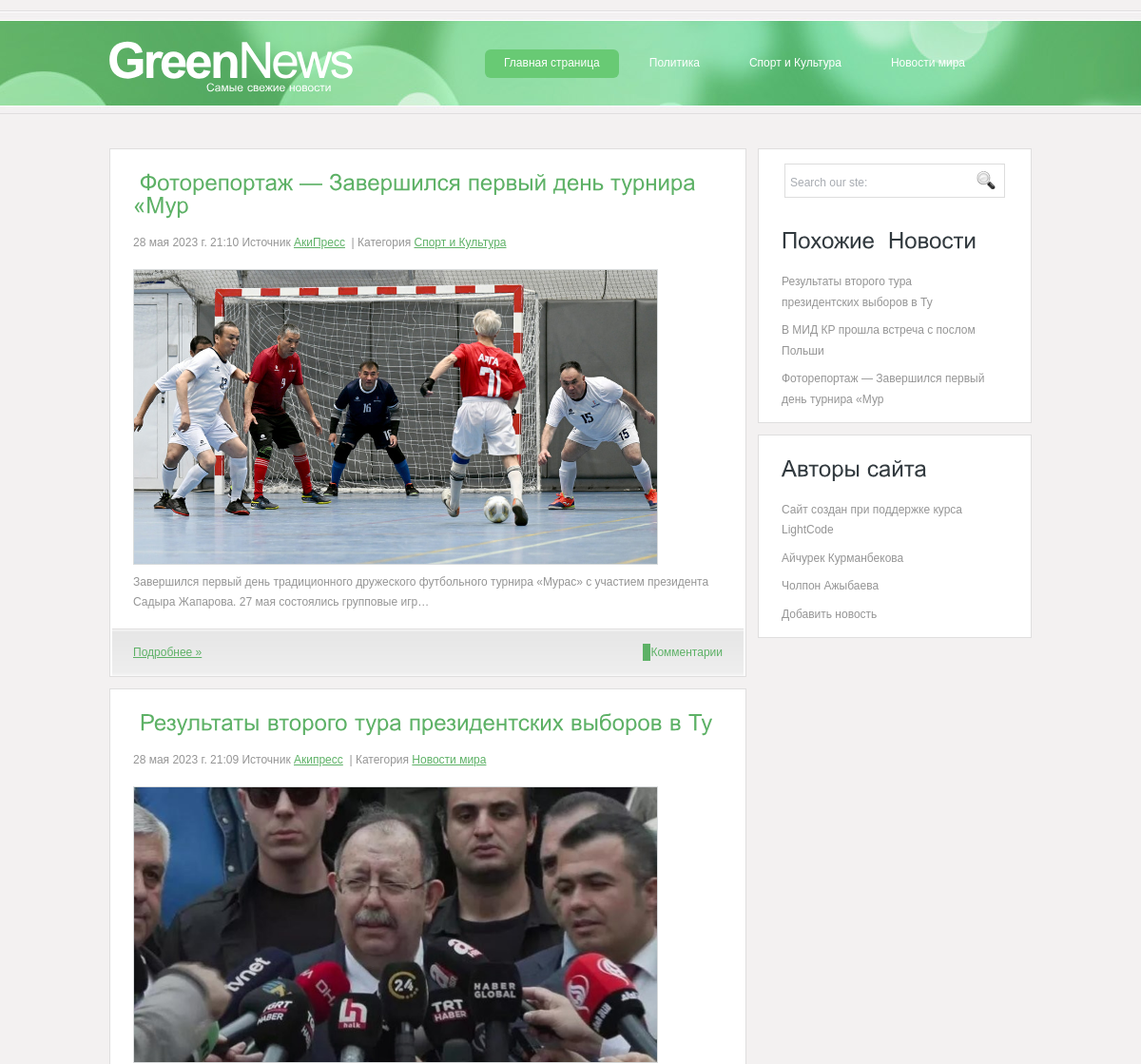
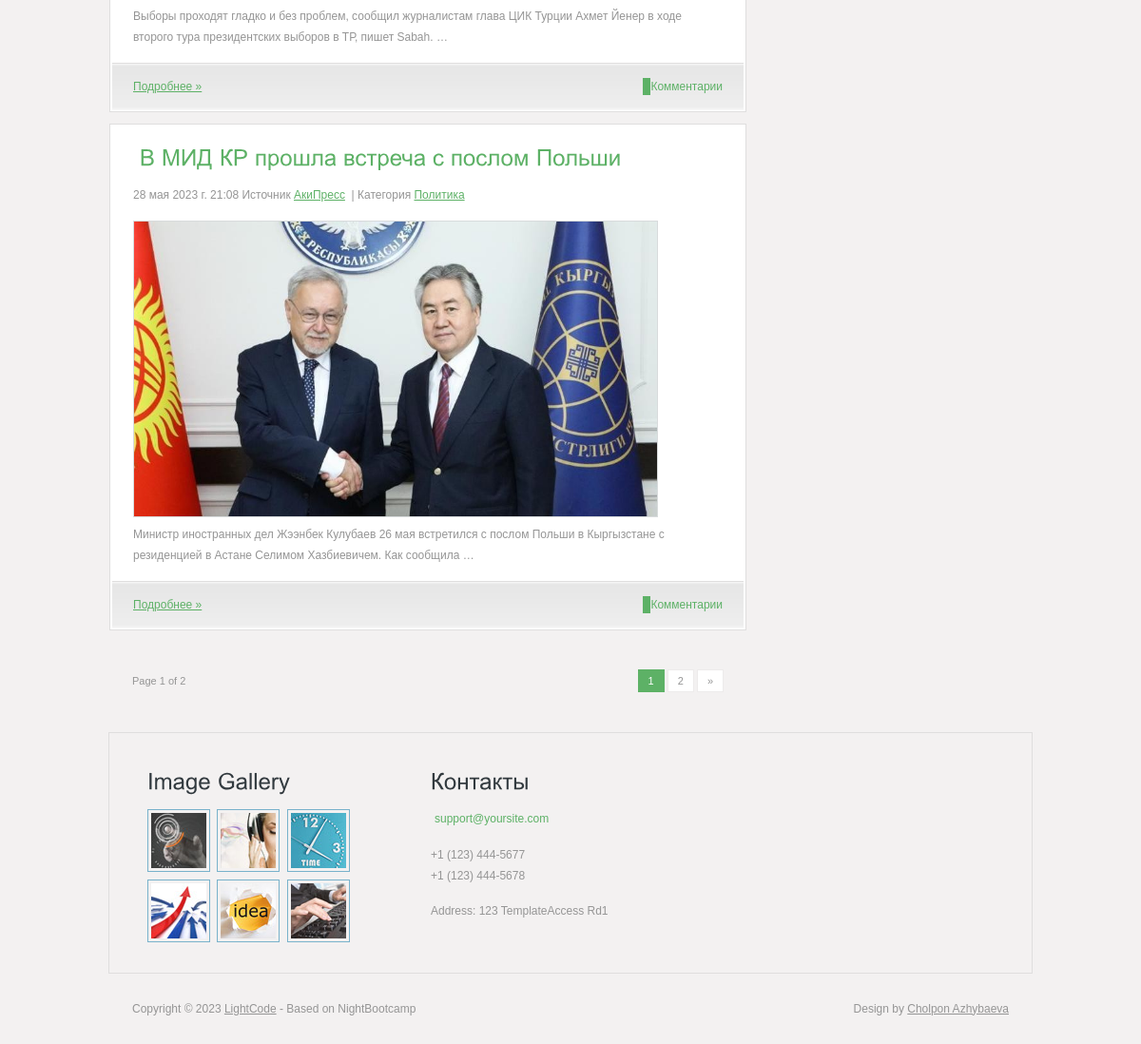
The page / on the database its author committed (2 pictures, top to bottom).
### app/models.py (models this page shows, shortened)
class Category(models.Model):
    title = models.CharField(max_length=123)
    def __str__(self):
        return self.title
    class Meta:
        verbose_name = 'Категория'
        verbose_name_plural = 'Категории'

class News(models.Model):
    title = models.CharField(max_length=50)
    owner = models.CharField(max_length=20)
    description = models.TextField()
    image = models.ImageField(upload_to='news/%Y/%m/%d/')
    created_date = models.DateTimeField(auto_now_add=True)
    category = models.ForeignKey('Category', on_delete=models.CASCADE, related_name='news')
    class Meta:
        verbose_name = 'Новость'
        verbose_name_plural = 'Новости'
        ordering = ['-created_date']

### app/views.py (the view)
# urls.py: path('', home),
def home(request):
    news = News.objects.all()
    categories = Category.objects.all()
    related_news = News.objects.all().order_by('?')[:3]
    return render(request, 'index.html', {'news': news, 'categories': categories, 'related_news': related_news})

### app/templates/index.html (shortened to what this page needs)
{% extends 'base.html' %}
{% load static %}
{% block content %}
  <div class="content">
    <div class="content_resize">
      <div class="mainbar">
        {% for i in news %}
        <div class="article">
          <h2> <a href="/news/{{ i.id }}"><span> {{ i.title }}</span> </a>  </h2>
          <p><span class="date">{{ i.created_date }}</span> Источник <a href="https://akipress.org/">{{ i.owner }}</a> &nbsp;| Категория <a href="#"> {{ i.category }}</a> </p>
          <img src="{{ i.image.url }}" width="550"  alt="" />
          <p> {{ i.description|truncatechars:150 }}</p>
          <p class="spec"><a href="/news/{{ i.id }}" class="rm">Подробнее &raquo;</a> <a href="/news/{{ i.id }}" class="com"><span></span> Комментарии </a></p>
        </div>
        {% endfor %}
        <p class="pages"><small>Page 1 of 2 &nbsp;&nbsp;&nbsp;</small> <span>1</span> <a href="#">2</a> <a href="#">&raquo;</a></p>
      </div>
  {% endblock %}

### app/templates/base.html (shortened to what this page needs)
{% load static %}
<!DOCTYPE html PUBLIC "-//W3C//DTD XHTML 1.0 Transitional//EN" "http://www.w3.org/TR/xhtml1/DTD/xhtml1-transitional.dtd">
<html xmlns="http://www.w3.org/1999/xhtml">
<head>
<link href="{% static 'style.css' %}" rel="stylesheet" type="text/css" />
</head>
<body>
<div class="main">
  <div class="header">
    <div class="header_resize">
      <div class="menu_nav">
        <ul>
          <li class="active"><a href="/">Главная страница</a></li>
          {%  for i in categories %}
            <li><a href="/category/{{ i.id }}">{{ i.title }}</a></li>
          {% endfor %}
        </ul>
      </div>
      <div class="logo">
        <h1><a href="/">Green<span>News</span></a> <small>Самые свежие новости</small></h1>
      </div>
    </div>
  </div>
{% block content %}
{% endblock %}
<div class="sidebar">
        <div class="searchform">
          <form id="formsearch" name="formsearch" method="post" action="#">
            <span>
            <input name="editbox_search" class="editbox_search" id="editbox_search" maxlength="80" value="Search our ste:" type="text" />
            </span>
            <input name="button_search" src="{% static 'images/search_btn.gif' %}" class="button_search" type="image" />
          </form>
        </div>
         <div class="gadget">
          <h2 class="star"><span>Похожие </span> Новости</h2>
             {% for news1 in related_news %}
          <ul class="sb_menu">
            <li><a href="/news/{{ news1.id }}">{{ news1.title }}</a></li>
          </ul>
             {% endfor %}
        </div>
    <div class="gadget">
          <h2 class="star"><span>Авторы сайта</span></h2>
          <ul class="ex_menu">
            <li> Сайт создан при поддержке курса <a href="https://www.instagram.com/lightcode.kg/"> LightCode</a><br />
              </li>
              <li><a href="https://www.hrw.org/about/people/aichurek-kurmanbekova">Айчурек Курманбекова</a><br />
              </li>
              <li><a href="https://www.instagram.com/cholpon_azhybaeva/">Чолпон Ажыбаева</a><br />
              </li>
          <li><a href="/contact">Добавить новость</a><br />
              </li>
          </ul>
        </div>
      </div>
    </div>
  </div>
  <div class="fbg">
    <div class="fbg_resize">
      <div class="col c1">
        <h2><span>Image Gallery</span></h2>
        <a href="#"><img src="{% static 'images/pix1.jpg' %}" width="58" height="58" alt="" /></a>
        <a href="#"><img src="{% static 'images/pix2.jpg' %}" width="58" height="58" alt="" /></a>
        <a href="#"><img src="{% static 'images/pix3.jpg' %}" width="58" height="58" alt="" /></a>
        <a href="#"><img src="{% static 'images/pix4.jpg' %}" width="58" height="58" alt="" /></a>
        <a href="#"><img src="{% static 'images/pix5.jpg' %}" width="58" height="58" alt="" /></a>
        <a href="#"><img src="{% static 'images/pix6.jpg' %}" width="58" height="58" alt="" /></a> </div>
      <div class="col c3">
        <h2><span>Контакты</span></h2>
        <p><a href="#">support@yoursite.com</a></p>
        <p>+1 (123) 444-5677<br />
          +1 (123) 444-5678</p>
        <p>Address: 123 TemplateAccess Rd1</p>
      </div>
    </div>
  </div>
   <div class="footer">
    <div class="footer_resize">
      <p class="lf">Copyright &copy; 2023 <a href="https://www.instagram.com/lightcode.kg/">LightCode</a> - Based on NightBootcamp</p>
      <p class="rf">Design by <a href="https://www.instagram.com/cholpon_azhybaeva///">Cholpon Azhybaeva</a></p>
    </div>
  </div>
</div>
</body>
</html>

### static/style.css (style rules this page uses)
body { margin:0; padding:0; width:100%; color:#959595; font:normal 12px/1.8em Arial, Helvetica, sans-serif; }
html, .main { padding:0; margin:0; }
.main { background:#f3f1f1 url(images/header_bg.jpg) repeat-x center 11px; }
.logo { padding:0; float:left; width:auto; }
h1 { margin:0; padding:40px 0; float:left; color:#fff; font:bold 52px/1.2em Arial, Helvetica, sans-serif; letter-spacing:-3px; }
h1 span { font-weight:normal; }
h1 a, h1 a:hover { color:#fff; text-decoration:none; }
h1 small { display:block; margin-top:-6px; padding:0 6px 2px 104px; font:normal 12px/1.2em Arial, Helvetica, sans-serif; letter-spacing:normal; }
h2 { font:normal 24px/1.5em Arial, Helvetica, sans-serif; padding:16px 0 8px; margin:0 0 8px; color:#323a3f; }
p { margin:8px 0; padding:0 0 8px 0; font:normal 12px/1.8em Arial, Helvetica, sans-serif; }
p.spec { margin:0 -22px; padding:14px 22px; text-align:left; border-top:1px solid #dfdede; background:url(images/spec_bg.gif) repeat-x center top; }
a { color:#5db166; text-decoration:underline; }
a.com { margin:0; padding:0; text-decoration:none; float:right; }
a.com span { padding:2px 4px; color:#fff; background-color:#5db166; }
.header, .content, .menu_nav, .fbg, .footer, form, ol, ol li, ul, .content .mainbar, .content .sidebar { margin:0; padding:0; }
.header_resize { margin:0 auto; padding:0; width:974px; }
.menu_nav { margin:0; padding:52px 40px 0 0; float:right; height:29px; }
.menu_nav ul { list-style:none; height:29px; }
.menu_nav ul li { margin:0 12px 0 0; padding:0; float:left; }
.menu_nav ul li a { display:block; margin:0; padding:4px 20px; color:#fff; text-decoration:none; font-size:12px; }
.menu_nav ul li.active a, .menu_nav ul li a:hover { background-color:#68ca74; }
.content_resize { margin:0 auto; padding:16px 0 24px; width:970px; }
.content .mainbar { margin:0; padding:0; float:left; width:670px; }
.content .mainbar img { border:1px solid #d8dbdc; }
.content .mainbar .article { margin:0 0 12px; padding:8px 24px 0; }
.content .sidebar { padding:0; float:right; width:288px; }
.content .sidebar .gadget { margin:0 0 12px; padding:8px 16px 8px 24px; }
ul.sb_menu, ul.ex_menu { margin:0; padding:0; list-style:none; color:#959595; }
ul.sb_menu li, ul.ex_menu li { margin:0; }
ul.sb_menu li { padding:4px 0; width:220px; }
ul.ex_menu li { padding:4px 0; }
ul.sb_menu li a, ul.ex_menu li a { color:#959595; text-decoration:none; margin-left:-12px; padding-left:12px; }
.content p.pages { padding:32px 24px 12px; font-size:11px; color:#959595; text-align:right; }
.content p.pages span, .content p.pages a:hover { padding:5px 10px; color:#fff; background-color:#5db166; border:1px solid #5db166; }
.content p.pages a { padding:5px 10px; color:#959595; background-color:#fff; border:1px solid #edebeb; text-decoration:none; }
.content p.pages small { font-size:11px; float:left; }
.content .mainbar .article, .content .sidebar .gadget, .fbg_resize { background-color:#fff; border:1px solid #dfdede; }
.fbg { background:repeat center center; }
.fbg_resize { margin:0 auto; width:890px; padding:24px 40px; background:repeat-x center top; }
.fbg .c2 a, .fbg .c3 a { margin:0; padding:2px 4px; color:#5db166; text-decoration:none; }
.fbg img { margin:0 4px 0 0; padding:3px; border:1px solid #78b2cb; }
.fbg .col { margin:0; float:left; }
.fbg .c1 { padding:0 16px 0 0; width:266px; }
.fbg .c3 { padding:0 0 0 16px; width:260px; }
.footer_resize { margin:0 auto; padding:26px; width:922px; }
.footer p { margin:0; padding:4px 0; line-height:normal; }
.footer a { color:#959595; padding:inherit; text-decoration:underline; }
.footer .lf { float:left; }
.footer .rf { float:right; }
.searchform { float:right; }
#formsearch { margin:0; height:36px; padding:10px 28px 40px 0; }
#formsearch span { display:block; margin:6px 0; padding:0; float:left; background:#fff url(images/search.gif) no-repeat top left; }
#formsearch input.editbox_search { margin:0; padding:11px 6px 10px; float:left; width:181px; border:none; background:none; font:normal 12px/1.5em Arial, Helvetica, sans-serif; color:#a8acb2; }
#formsearch input.button_search { margin:6px 0 0 0; padding:0; border:none; float:left; }

### rows shown on the page
Category: title "Политика"
Category: title "Спорт и Культура"
Category: title "Новости мира"
News: created_date "28 мая 2023 г. 21:10", owner "АкиПресс", category "Спорт и Культура", image (picture), description "Завершился первый день традиционного дружеского футбольного турнира «Мурас» с участием президента Садыра Жапарова. 27 мая состоялись групповые игр…", title "Фоторепортаж — Завершился первый день турнира «Мур"
News: created_date "28 мая 2023 г. 21:09", owner "Акипресс", category "Новости мира", image (picture), description "Выборы проходят гладко и без проблем, сообщил журналистам глава ЦИК Турции Ахмет Йенер в ходе второго тура президентских выборов в ТР, пишет Sabah. …", title "Результаты второго тура президентских выборов в Ту"
News: created_date "28 мая 2023 г. 21:08", owner "АкиПресс", category "Политика", image (picture), description "Министр иностранных дел Жээнбек Кулубаев 26 мая встретился с послом Польши в Кыргызстане с резиденцией в Астане Селимом Хазбиевичем. Как сообщила …", title "В МИД КР прошла встреча с послом Польши"
